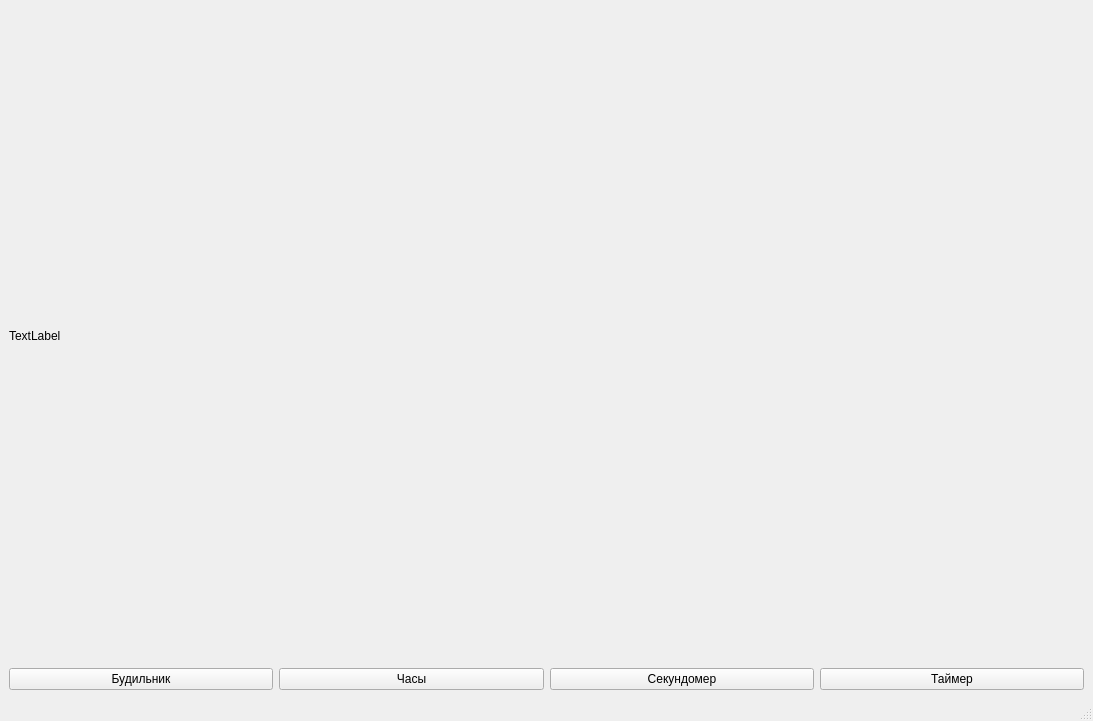
<?xml version="1.0" encoding="UTF-8"?>
<ui version="4.0">
 <class>MainWindow</class>
 <widget class="QMainWindow" name="MainWindow">
  <property name="geometry">
   <rect>
    <x>0</x>
    <y>0</y>
    <width>1093</width>
    <height>721</height>
   </rect>
  </property>
  <property name="windowTitle">
   <string>MainWindow</string>
  </property>
  <widget class="QWidget" name="centralwidget">
   <layout class="QGridLayout" name="gridLayout">
    <item row="2" column="0">
     <layout class="QHBoxLayout" name="horizontalLayout">
      <item>
       <widget class="QPushButton" name="Alarm_switch">
        <property name="text">
         <string>Будильник</string>
        </property>
       </widget>
      </item>
      <item>
       <widget class="QPushButton" name="worldtime_switch">
        <property name="text">
         <string>Часы</string>
        </property>
       </widget>
      </item>
      <item>
       <widget class="QPushButton" name="stopwatch_switch">
        <property name="text">
         <string>Секундомер</string>
        </property>
       </widget>
      </item>
      <item>
       <widget class="QPushButton" name="timer_switch">
        <property name="text">
         <string>Таймер</string>
        </property>
       </widget>
      </item>
     </layout>
    </item>
    <item row="1" column="0">
     <widget class="QLabel" name="label">
      <property name="text">
       <string>TextLabel</string>
      </property>
     </widget>
    </item>
   </layout>
  </widget>
  <widget class="QMenuBar" name="menubar">
   <property name="geometry">
    <rect>
     <x>0</x>
     <y>0</y>
     <width>1093</width>
     <height>21</height>
    </rect>
   </property>
  </widget>
  <widget class="QStatusBar" name="statusbar"/>
 </widget>
 <resources/>
 <connections/>
</ui>
